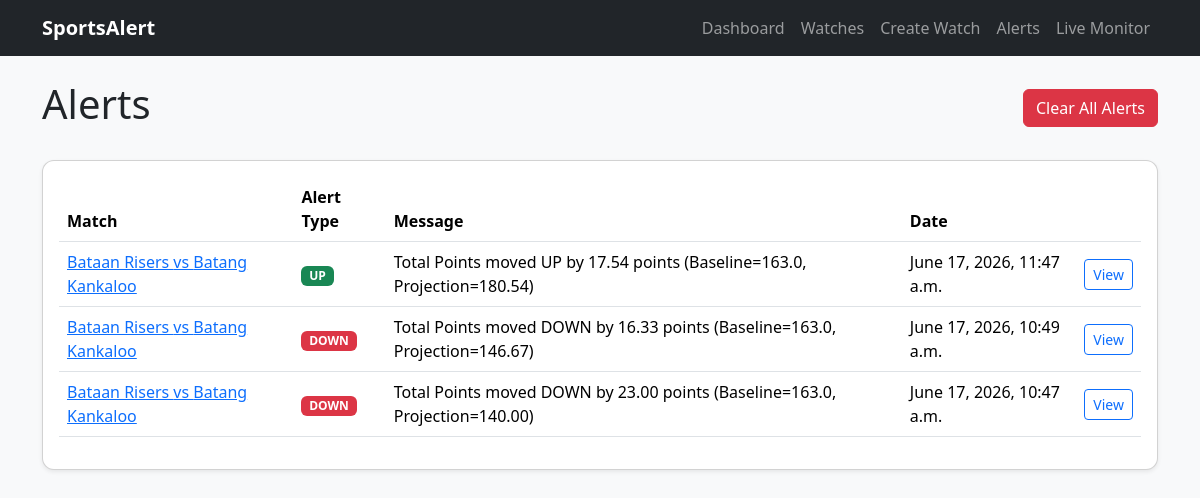
Before: /alerts/ with the older database file.
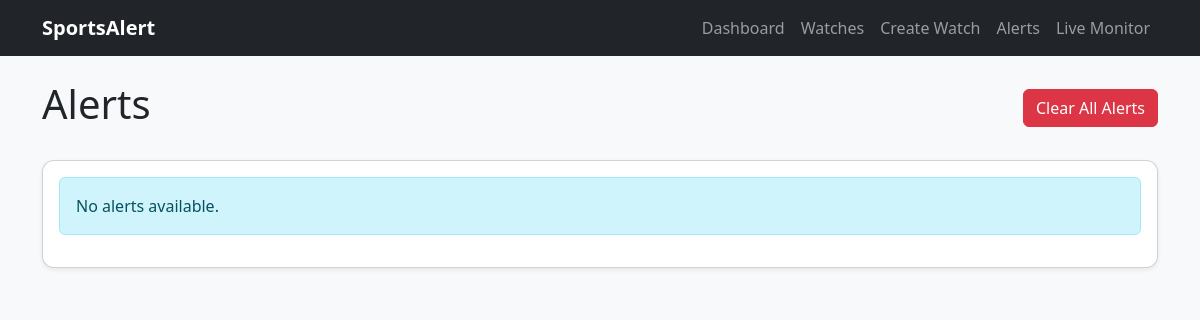
After: the same page with the newer database file.
### monitoring/models.py (models this page shows, shortened)
class Alert(models.Model):
    ALERT_TYPES = (
        ('UP', 'UP'),
        ('DOWN', 'DOWN'),
    )
    watch = models.ForeignKey(
        Watch,
        on_delete=models.CASCADE
    )
    parameter = models.ForeignKey(
        WatchParameter,
        on_delete=models.CASCADE,
        null=True,
        blank=True
    )
    alert_type = models.CharField(
        max_length=10,
        choices=ALERT_TYPES
    )
    projection = models.FloatField()
    deviation = models.FloatField()
    message = models.TextField()
    created_at = models.DateTimeField(
        auto_now_add=True
    )

class Watch(models.Model):
    SPORT_CHOICES = (
        ('basketball', 'Basketball'),
        ('football', 'Football'),
    )
    sport = models.CharField(
        max_length=20,
        choices=SPORT_CHOICES
    )
    match_id = models.CharField(
        max_length=100
    )
    home_team = models.CharField(
        max_length=100,
        blank=True
    )
    away_team = models.CharField(
        max_length=100,
        blank=True
    )
    league = models.CharField(
        max_length=100,
        blank=True
    )
    active = models.BooleanField(
        default=True
    )
    monitoring_start = models.DateTimeField(
        null=True,
        blank=True,
        help_text="Time monitoring should begin"
    )
    monitoring_started = models.BooleanField(
        default=False
    )
    monitoring_finished = models.BooleanField(
        default=False
    )
    game_status = models.CharField(
        max_length=20,
        blank=True,
        default=""
    )
    last_polled = models.DateTimeField(
        null=True,
        blank=True
    )
    total_game_minutes = models.IntegerField(
        default=40
    )
    created_at = models.DateTimeField(
        auto_now_add=True
    )

### monitoring/views.py (the view)
class AlertListView(ListView):
    model = Alert
    template_name = "monitoring/alert_list.html"
    context_object_name = "alerts"
    ordering = ["-created_at"]

### monitoring/templates/monitoring/alert_list.html
{% extends "monitoring/base.html" %}
{% block content %}
<div class="d-flex justify-content-between align-items-center mb-4">
    <h1>Alerts</h1>
    <a href="{% url 'clear-alerts' %}"
       class="btn btn-danger"
       onclick="return confirm('Clear all alerts?');">
        Clear All Alerts
    </a>
</div>
<div class="card shadow-sm">
    <div class="card-body">
        {% if alerts %}
            <table class="table table-hover align-middle">
                <thead>
                    <tr>
                        <th>Match</th>
                        <th>Alert Type</th>
                        <th>Message</th>
                        <th>Date</th>
                        <th></th>
                    </tr>
                </thead>
                <tbody>
                    {% for alert in alerts %}
                    <tr>
                        <td>
                            <a href="{% url 'watch-detail' alert.watch.pk %}">
                                {{ alert.watch.home_team }}
                                vs
                                {{ alert.watch.away_team }}
                            </a>
                        </td>
                        <td>
                            {% if alert.alert_type == "UP" %}
                                <span class="badge bg-success">
                                    UP
                                </span>
                            {% else %}
                                <span class="badge bg-danger">
                                    DOWN
                                </span>
                            {% endif %}
                        </td>
                        <td>
                            {{ alert.message }}
                        </td>
                        <td>
                            {{ alert.created_at }}
                        </td>
                        <td>
                            <a href="{% url 'alert-detail' alert.pk %}"
                               class="btn btn-sm btn-outline-primary">
                                View
                            </a>
                        </td>
                    </tr>
                    {% endfor %}
                </tbody>
            </table>
        {% else %}
            <div class="alert alert-info">
                No alerts available.
            </div>
        {% endif %}
    </div>
</div>
{% endblock %}

Changed rows visible on the page:
removed Alert: watch.home_team "Bataan Risers", watch.away_team "Batang Kankaloo", alert_type "UP", message "Total Points moved UP by 17.54 points (Baseline=163.0, Projection=180.54)", created_at "June 17, 2026, 11:47 a.m."
removed Alert: watch.home_team "Bataan Risers", watch.away_team "Batang Kankaloo", alert_type "DOWN", message "Total Points moved DOWN by 16.33 points (Baseline=163.0, Projection=146.67)", created_at "June 17, 2026, 10:49 a.m."
removed Alert: watch.home_team "Bataan Risers", watch.away_team "Batang Kankaloo", alert_type "DOWN", message "Total Points moved DOWN by 23.00 points (Baseline=163.0, Projection=140.00)", created_at "June 17, 2026, 10:47 a.m."
Other visible differences:
text no longer shown: "Match Alert Type Message Date"
text now shown: "No alerts available."
